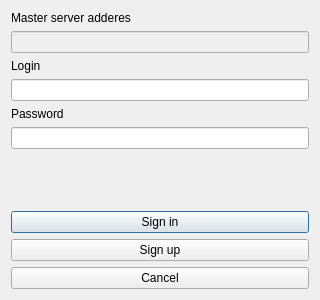
<?xml version="1.0" encoding="UTF-8"?>
<ui version="4.0">
 <class>Dialog</class>
 <widget class="QDialog" name="Dialog">
  <property name="geometry">
   <rect>
    <x>0</x>
    <y>0</y>
    <width>320</width>
    <height>300</height>
   </rect>
  </property>
  <property name="windowTitle">
   <string>Sign in</string>
  </property>
  <layout class="QVBoxLayout" name="verticalLayout">
   <item>
    <widget class="QLabel" name="label_3">
     <property name="text">
      <string>Master server adderes</string>
     </property>
    </widget>
   </item>
   <item>
    <widget class="QLineEdit" name="leServerAddress">
     <property name="enabled">
      <bool>false</bool>
     </property>
     <property name="text">
      <string/>
     </property>
    </widget>
   </item>
   <item>
    <widget class="QLabel" name="label">
     <property name="text">
      <string>Login</string>
     </property>
    </widget>
   </item>
   <item>
    <widget class="QLineEdit" name="leLogin"/>
   </item>
   <item>
    <widget class="QLabel" name="label_2">
     <property name="text">
      <string>Password</string>
     </property>
    </widget>
   </item>
   <item>
    <widget class="QLineEdit" name="lePassword">
     <property name="echoMode">
      <enum>QLineEdit::Password</enum>
     </property>
    </widget>
   </item>
   <item>
    <spacer name="verticalSpacer">
     <property name="orientation">
      <enum>Qt::Vertical</enum>
     </property>
     <property name="sizeHint" stdset="0">
      <size>
       <width>20</width>
       <height>40</height>
      </size>
     </property>
    </spacer>
   </item>
   <item>
    <widget class="QPushButton" name="pbLogin">
     <property name="text">
      <string>Sign in</string>
     </property>
     <property name="default">
      <bool>true</bool>
     </property>
    </widget>
   </item>
   <item>
    <widget class="QPushButton" name="pbRegister">
     <property name="text">
      <string>Sign up</string>
     </property>
    </widget>
   </item>
   <item>
    <widget class="QPushButton" name="pbCancel">
     <property name="text">
      <string>Cancel</string>
     </property>
    </widget>
   </item>
  </layout>
 </widget>
 <resources/>
 <connections/>
</ui>
